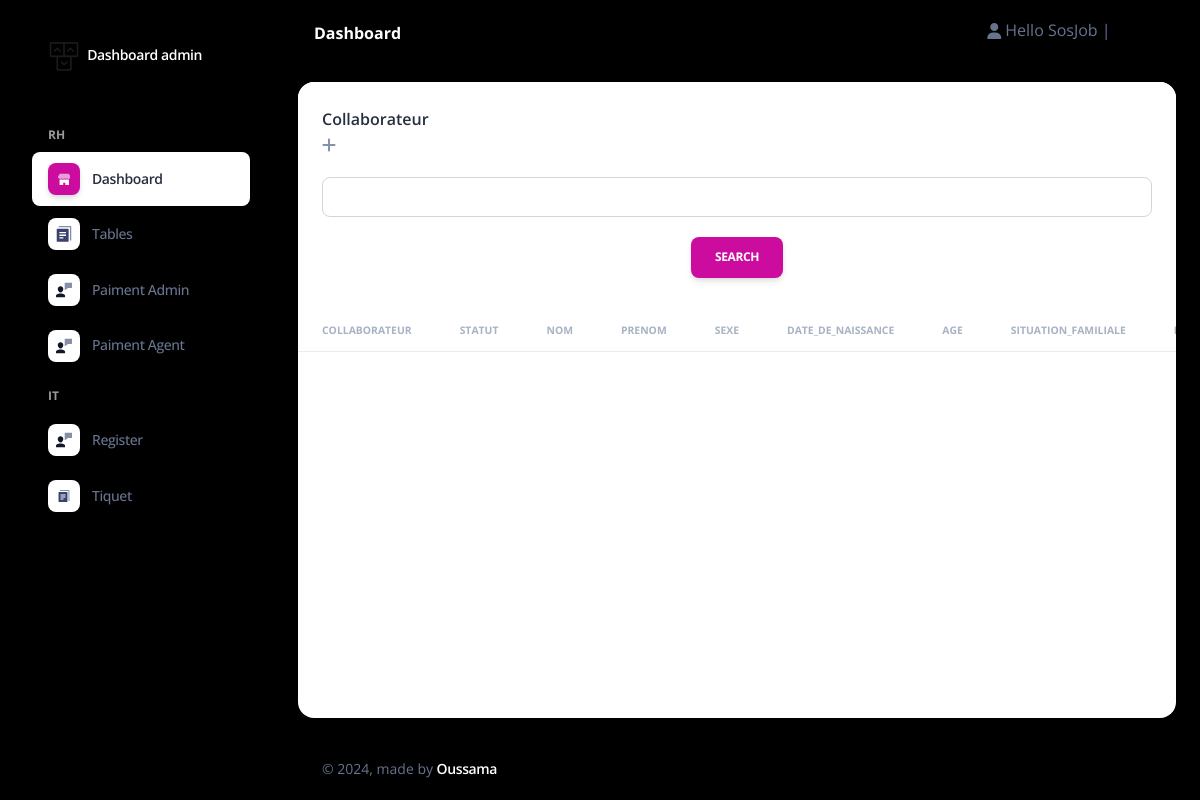
Before: /table/ (signed in) with the older database file.
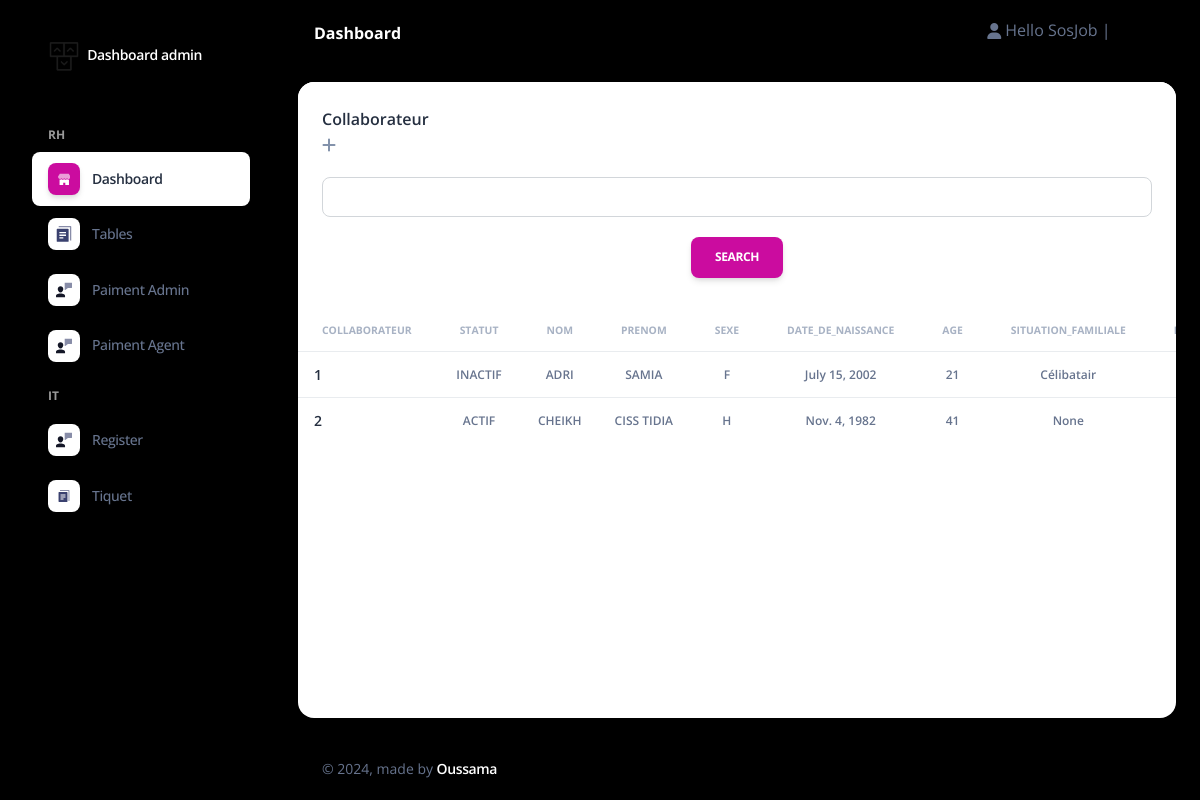
After: the same page with the newer database file.
### admin_Sos/models.py (models this page shows, shortened)
class Collaborateur(models.Model):
    STATUT_statut = (
        ('ACTIF','ACTIF'),
        ('INACTIF','INACTIF'),
        ('FORMATION','FORMATION'),
        ('STAGE','STAGE'),
    )
    STATUT_causededepart = (
        ('Demission','Demission'),
        ('Licenciement','Licenciement'),
        ('FPE','FPE'),
        ('Fin de contrat','Fin de contrat'),
        ('Comportement','Comportement'),
        ('Etudes','Etudes'),
        ('Sans motif(Volantaire)','Sans motif(Volantaire)'),
    )
    Contart = (
        ('Etrange','Etrange'),
        ('Stage','Stage'),
        ('CDD','CDD'),
        ('CDI','CDI'),
    )
    statut_sexe = (
        ('H','H'),
        ('F','F'),
    )
    statut_Poste = (
        ('Agent','Agent'),
        ('Admin','Admin'),
        ('RH','RH'),
    )
    Statut = models.CharField(max_length=10,null=True,blank=True,choices=STATUT_statut)
    Nom = models.CharField(max_length=50,null=True,blank=True)
    Prenom = models.CharField(max_length=50,null=True,blank=True)
    Sexe = models.CharField(max_length=5,null=True,blank=True,choices=statut_sexe)
    Date_de_naissance = models.DateField(null=True,blank=True)
    Age = models.PositiveIntegerField(null=True,blank=True)
    Situation_familiale = models.CharField(max_length=10, null=True,blank=True)
    Nombre_d_enfants = models.FloatField( null=True,blank=True)
    N_CIN =models.CharField(max_length=12 ,null=True,blank=True)
    N_Passeport=models.CharField(max_length=30 ,null=True,blank=True)
    Nationalité=models.CharField(max_length=20,null=True,blank=True)
    Adresse_postale=models.CharField(max_length=200,null=True,blank=True)
    Ville=models.CharField(max_length=20,null=True,blank=True)
    E_mail= models.EmailField(null=True,blank=True)
    N_de_téléphone=models.CharField(max_length=20,null=True,blank=True)
    RIB = models.CharField(max_length=30,null=True,blank=True)
    N_CNSS= models.CharField(max_length=20,null=True,blank=True)
    Type_de_contrat= models.CharField(max_length=10,null=True,blank=True,choices=Contart)
    Salaire_base = models.PositiveBigIntegerField(null=True,blank=True)
    Prime = models.FloatField(default=0,null=True,blank=True)
    Poste = models.CharField(max_length=10,null=True,blank=True,choices=statut_Poste)
    Date_d_entrée = models.DateField(null=True,blank=True)
    Date_de_Sortie = models.DateField(null=True,blank=True)
    Taux_Horaire= models.FloatField(default=0,null=True,blank=True)
    Salaire_Avancee = models.FloatField(default=0,null=True,blank=True)
    salaire_finale = models.IntegerField(null=True,blank=True)
    anciennetee = models.IntegerField(null=True, blank=True)
    S_H = models.FloatField(null=True, blank=True)
    Commentaire = models.CharField(max_length=1000,null=True,blank=True)
    Motif_de_départ = models.CharField(max_length=1000,null=True,blank=True,choices=STATUT_causededepart)
    user =models.OneToOneField(User, null=True,blank=True,on_delete=models.CASCADE)

### admin_Sos/decorators.py (the view)
        def wrapper_func(request,*args, **kwargs):
            group=None
            if request.user.groups.exists():
                group= request.user.groups.all()[0].name
            if group == 'Admin':
                return view_func(request,*args, **kwargs)
            if group == 'Agent':
                return redirect('home')
            else:
                return redirect('login')

### admin_Sos/views.py (called while the page is built)
@login_required(login_url='login')
@admin_only
def TableView(request):
    context = Collaborateur.objects.all()
    myFilter = Cola_filter(request.GET,queryset=context)
    context=myFilter.qs
    if 'id' in request.GET:
        nom_query = request.GET['id']
        context = Collaborateur.objects.filter(id=nom_query)
    else:
        context = Collaborateur.objects.all()
    return render(request, 'admin_/tables.html', {'collaborateur': context, 'myFilter':myFilter,})

### Templates/admin_/tables.html (shortened to what this page needs)
{% extends 'admin_/Base/homebase_admin.html' %}
{% block body %}{% include 'admin_/content/content_table.html'%}{% endblock  %}

### Templates/admin_/Base/homebase_admin.html (shortened to what this page needs)
{% load static %}
<!DOCTYPE html>
<html lang="en">
<head>
  <link href="{% static '' %}Admin Page/assets/css/nucleo-icons.css" rel="stylesheet" />
  <link href="{% static '' %}Admin Page/assets/css/nucleo-svg.css" rel="stylesheet" />
  <link href="{% static '' %}Admin Page/assets/css/nucleo-svg.css" rel="stylesheet" />
  <link id="pagestyle" href="{% static '' %}Admin Page/assets/css/soft-ui-dashboard.css?v=1.0.2" rel="stylesheet" />
</head>
<body>
  {% include  'admin_/Base/header_admin.html' %}
        {% block body %}{% endblock  %}
        {% block foot %}
        {% include 'admin_/Base/footer_admin.html' %}
        {% endblock  %}
</body>
</html>

### Templates/admin_/Base/header_admin.html (shortened to what this page needs)
{% load static %}
<body class="g-sidenav-show   bg-gray-100" style = "background-color: black !important;">
  <aside class="sidenav navbar navbar-vertical navbar-expand-xs border-0 border-radius-xl my-3 fixed-left ms-3" id="sidenav-main">
    <div class="sidenav-header">
      <a class="navbar-brand m-0" href="{% url 'home_admin' %}">
        <img src="{% static '' %}Admin Page/assets/img/logo-ct.png" class="navbar-brand-img h-100" alt="...">
        <span class="ms-1 font-weight-bold" style = "color: white !important;">Dashboard admin</span>
      </a>
    </div>
    <hr class="horizontal dark mt-0">
    <div class="collapse navbar-collapse  w-auto" id="sidenav-collapse-main">
      <ul class="navbar-nav">
        <li class="nav-item mt-3">
          <h6 class="ps-4 ms-2 text-uppercase text-xs font-weight-bolder opacity-6" style = "color: white !important;">RH</h6>
        </li>
        <li class="nav-item">
          <a class="nav-link  active" href="{% url 'home_admin' %}">
            <div class="icon icon-shape icon-sm shadow border-radius-md bg-white text-center me-2 d-flex align-items-center justify-content-center">
            </div>
            <span class="nav-link-text ms-1">Dashboard</span>
          </a>
        </li>
        <li class="nav-item">
          <a class="nav-link  " href="{% url 'table' %}">
            <div class="icon icon-shape icon-sm shadow border-radius-md bg-white text-center me-2 d-flex align-items-center justify-content-center">
            </div>
            <span class="nav-link-text ms-1">Tables</span>
          </a>
        </li>
        <li class="nav-item">
          <a class="nav-link  " href="{% url 'salaire' %}">
            <div class="icon icon-shape icon-sm shadow border-radius-md bg-white text-center me-2 d-flex align-items-center justify-content-center">
            </div>
            <span class="nav-link-text ms-1">Paiment Admin</span>
          </a>
        </li>
        <li class="nav-item">
          <a class="nav-link  " href="{% url 'salaire' %}">
            <div class="icon icon-shape icon-sm shadow border-radius-md bg-white text-center me-2 d-flex align-items-center justify-content-center">
            </div>
            <span class="nav-link-text ms-1">Paiment Agent</span>
          </a>
        </li>
        <li class="nav-item mt-3">
          <h6 class="ps-4 ms-2 text-uppercase text-xs font-weight-bolder opacity-6" style = "color: white !important;">IT</h6>
        </li>
        <li class="nav-item">
          <a class="nav-link  " href="{% url 'register' %}">
            <div class="icon icon-shape icon-sm shadow border-radius-md bg-white text-center me-2 d-flex align-items-center justify-content-center">
            </div>
            <span class="nav-link-text ms-1">Register</span>
          </a>
        </li>
        <li class="nav-item">
          <a class="nav-link  " href="">
            <div class="icon icon-shape icon-sm shadow border-radius-md bg-white text-center me-2 d-flex align-items-center justify-content-center">
            </div>
            <span class="nav-link-text ms-1">Tiquet</span>
          </a>
        </li>
      </ul>
    </div>
  </aside>
  <main class="main-content mt-1 border-radius-lg">
    <nav class="navbar navbar-main navbar-expand-lg px-0 mx-4 shadow-none border-radius-xl" id="navbarBlur" navbar-scroll="true">
      <div class="container-fluid py-1 px-3">
        <nav aria-label="breadcrumb">
          <ol class="breadcrumb bg-transparent mb-0 pb-0 pt-1 px-0 me-sm-6 me-5">
          </ol>
          <h6 class="font-weight-bolder mb-0" style = "color: white !important;">Dashboard</h6>
        </nav>
        <div class="collapse navbar-collapse mt-sm-0 mt-2 me-md-0 me-sm-4" id="navbar">
          <ul class="navbar-nav  justify-content-end">
            <li class="nav-item d-flex align-items-center">
              {% if request.user.is_authenticated%}
                <i class="fa fa-user me-sm-1"></i>
				    			    <div> Hello {{request.user}} | </a></div>
                      <div><a href="{% url 'logout' %}" > Logout</a></div>
						  {% endif %}
            </li>
          </ul>
        </div>
      </div>
    </nav>

### Templates/admin_/content/content_table.html (shortened to what this page needs)
    <div class="container-fluid py-4">
      <div class="row">
        <div class="col-12">
          <div class="card mb-4">
            <div class="card-header pb-0">
              <h6>Collaborateur<br>
              <a href="{% url 'AddC' %}" class="fa fa-plus text-secondary mb-3"></a>
              </h6>
              <div class="header_search_form_container">
                <form role="form text-center" action="{% url 'table' %}" method="GET">
                  <div class="mb-3 text-center">
                    <input type="search" name="id" class="form-control">
                    <button type="submit" style = 'margin-top : 20px' value="Submit" class="btn btn-primary">search</button>
                  </div>
                </form>
            </div>
            </div>
            <div class="card-body px-0 pt-0 pb-2">
              <div class="table-responsive p-0" style="height: 400px; overflow-y: auto;">
                <table class="table align-items-center mb-0">
                  <thead>
                    <tr>
                      <th class="text-uppercase text-secondary text-xxs font-weight-bolder opacity-7">Collaborateur</th>
                      <th class="text-center text-uppercase text-secondary text-xxs font-weight-bolder opacity-7">Statut</th>
                      <th class="text-center text-uppercase text-secondary text-xxs font-weight-bolder opacity-7">Nom</th>
                      <th class="text-center text-uppercase text-secondary text-xxs font-weight-bolder opacity-7">Prenom</th>
                      <th class="text-center text-uppercase text-secondary text-xxs font-weight-bolder opacity-7">Sexe</th>
                      <th class="text-center text-uppercase text-secondary text-xxs font-weight-bolder opacity-7">Date_de_naissance</th>
                      <th class="text-center text-uppercase text-secondary text-xxs font-weight-bolder opacity-7">Age</th>
                      <th class="text-center text-uppercase text-secondary text-xxs font-weight-bolder opacity-7">Situation_familiale</th>
                      <th class="text-center text-uppercase text-secondary text-xxs font-weight-bolder opacity-7">Nombre_d_enfants</th>
                    </tr>
                  </thead>
                  <tbody>
                  {% for C in collaborateur %}
                    <tr>
                      <td>
                        <div class="d-flex px-2 py-1">
                          <div class="d-flex flex-column justify-content-center">
                            <h6 class="mb-0 text-sm">{{ C.id }}</h6>
                          </div>
                        </div>
                      </td>
                      <td class="align-middle text-center">
                        <p class="text-xs font-weight-bold mb-0">{{ C.Statut }}</p>
                      </td>
                      <td class="align-middle text-center">
                        <p class="text-xs font-weight-bold mb-0">{{ C.Nom }}</p>
                      </td>
                      <td class="align-middle text-center">
                        <p class="text-xs font-weight-bold mb-0">{{ C.Prenom }}</p>
                      </td>
                      <td class="align-middle text-center">
                        <p class="text-xs font-weight-bold mb-0">{{ C.Sexe}}</p>
                      </td>
                      <td class="align-middle text-center">
                        <p class="text-xs font-weight-bold mb-0">{{ C.Date_de_naissance}}</p>
                      </td>
                      <td class="align-middle text-center">
                        <p class="text-xs font-weight-bold mb-0">{{ C.Age }}</p>
                      </td>
                      <td class="align-middle text-center">
                        <p class="text-xs font-weight-bold mb-0">{{ C.Situation_familiale }}</p>
                      </td>
                      <td class="align-middle text-center">
                        <p class="text-xs font-weight-bold mb-0">{{ C.Nombre_d_enfants }}</p>
                      </td>
                    </tr>
                    {% endfor %}
                  </tbody>
                </table>
              </div>
            </div>
          </div>
        </div>
      </div>

### Templates/admin_/Base/footer_admin.html (shortened to what this page needs)
{% load static %}
<footer class="footer pt-3">
        <div class="container-fluid">
          <div class="row align-items-center justify-content-lg-between">
            <div class="col-lg-6 mb-lg-0 mb-4">
              <div class="copyright text-center text-sm text-muted text-lg-left">
                © ,
                made by
                <a href="" class="font-weight-bold" style = "color : white !important" target="_blank">Oussama</a>
              </div>
            </div>
          </div>
        </div>
      </footer>
    </div>
  </main>
</body>

### static/Admin Page/assets/css/nucleo-svg.css (style rules this page uses)
.icon { display: inline-block; color: #111111; height: 1em; width: 1em; }
.icon-sm { height: 0.8em; width: 0.8em; }
.icon { fill: currentColor; stroke: none; }

Changed rows visible on the page:
added Collaborateur: id "1", Statut "INACTIF", Nom "ADRI", Prenom "SAMIA", Sexe "F", Date_de_naissance "July 15, 2002", Age "21", Situation_familiale "Célibatair"
added Collaborateur: id "2", Statut "ACTIF", Nom "CHEIKH", Prenom "CISS TIDIA", Sexe "H", Date_de_naissance "Nov. 4, 1982", Age "41", Situation_familiale "None"
